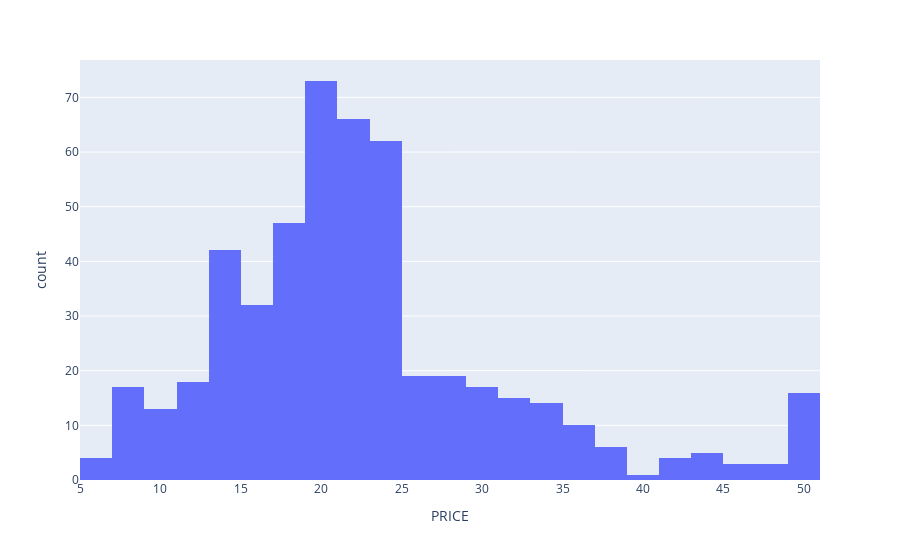

Notebook cell for this chart:
### Code cell
import plotly.express as px

fig = px.histogram(boston_pd, x='PRICE')
fig.show()

### Figure 1 — Plotly figure (JSON) as saved in the notebook; plotly's stock layout.template omitted (floating-point values rounded to 4 significant figures; data arrays with more than 128 entries replaced by an {"elided": "..."} marker saying what was removed)
{"data": [{"alignmentgroup": "True", "bingroup": "x", "hovertemplate": "PRICE=%{x}<br>count=%{y}<extra></extra>", "legendgroup": "", "marker": {"color": "#636efa", "pattern": {"shape": ""}}, "name": "", "offsetgroup": "", "orientation": "v", "showlegend": false, "type": "histogram", "x": {"elided": "506 float values"}, "xaxis": "x", "yaxis": "y"}], "layout": {"barmode": "relative", "legend": {"tracegroupgap": 0}, "margin": {"t": 60}, "xaxis": {"anchor": "y", "domain": [0, 1], "title": {"text": "PRICE"}}, "yaxis": {"anchor": "x", "domain": [0, 1], "title": {"text": "count"}}}}
